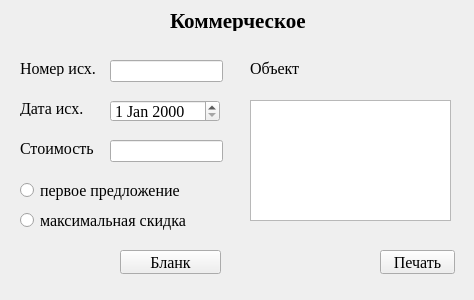
<?xml version="1.0" encoding="UTF-8"?>
<ui version="4.0">
 <class>Form</class>
 <widget class="QWidget" name="Form">
  <property name="geometry">
   <rect>
    <x>0</x>
    <y>0</y>
    <width>474</width>
    <height>300</height>
   </rect>
  </property>
  <property name="windowTitle">
   <string>Form</string>
  </property>
  <widget class="QPushButton" name="b_print">
   <property name="geometry">
    <rect>
     <x>380</x>
     <y>250</y>
     <width>75</width>
     <height>24</height>
    </rect>
   </property>
   <property name="font">
    <font>
     <family>Times New Roman</family>
     <pointsize>12</pointsize>
    </font>
   </property>
   <property name="text">
    <string>Печать</string>
   </property>
  </widget>
  <widget class="QLineEdit" name="number">
   <property name="geometry">
    <rect>
     <x>110</x>
     <y>60</y>
     <width>113</width>
     <height>22</height>
    </rect>
   </property>
   <property name="font">
    <font>
     <family>Times New Roman</family>
     <pointsize>12</pointsize>
    </font>
   </property>
  </widget>
  <widget class="QDateEdit" name="date">
   <property name="geometry">
    <rect>
     <x>110</x>
     <y>100</y>
     <width>110</width>
     <height>22</height>
    </rect>
   </property>
   <property name="font">
    <font>
     <family>Times New Roman</family>
     <pointsize>12</pointsize>
    </font>
   </property>
  </widget>
  <widget class="QLabel" name="label">
   <property name="geometry">
    <rect>
     <x>170</x>
     <y>10</y>
     <width>161</width>
     <height>21</height>
    </rect>
   </property>
   <property name="font">
    <font>
     <family>Times New Roman</family>
     <pointsize>16</pointsize>
     <bold>true</bold>
    </font>
   </property>
   <property name="text">
    <string>Коммерческое</string>
   </property>
  </widget>
  <widget class="QLabel" name="label_2">
   <property name="geometry">
    <rect>
     <x>20</x>
     <y>60</y>
     <width>81</width>
     <height>16</height>
    </rect>
   </property>
   <property name="font">
    <font>
     <family>Times New Roman</family>
     <pointsize>12</pointsize>
    </font>
   </property>
   <property name="text">
    <string>Номер исх.</string>
   </property>
  </widget>
  <widget class="QLabel" name="label_3">
   <property name="geometry">
    <rect>
     <x>20</x>
     <y>100</y>
     <width>81</width>
     <height>16</height>
    </rect>
   </property>
   <property name="font">
    <font>
     <family>Times New Roman</family>
     <pointsize>12</pointsize>
    </font>
   </property>
   <property name="text">
    <string>Дата исх.</string>
   </property>
  </widget>
  <widget class="QLineEdit" name="price">
   <property name="geometry">
    <rect>
     <x>110</x>
     <y>140</y>
     <width>113</width>
     <height>22</height>
    </rect>
   </property>
   <property name="font">
    <font>
     <family>Times New Roman</family>
     <pointsize>12</pointsize>
    </font>
   </property>
  </widget>
  <widget class="QLabel" name="label_4">
   <property name="geometry">
    <rect>
     <x>20</x>
     <y>140</y>
     <width>81</width>
     <height>16</height>
    </rect>
   </property>
   <property name="font">
    <font>
     <family>Times New Roman</family>
     <pointsize>12</pointsize>
    </font>
   </property>
   <property name="text">
    <string>Стоимость</string>
   </property>
  </widget>
  <widget class="QRadioButton" name="rb_kp1">
   <property name="geometry">
    <rect>
     <x>20</x>
     <y>180</y>
     <width>171</width>
     <height>20</height>
    </rect>
   </property>
   <property name="font">
    <font>
     <family>Times New Roman</family>
     <pointsize>12</pointsize>
    </font>
   </property>
   <property name="text">
    <string>первое предложение</string>
   </property>
  </widget>
  <widget class="QRadioButton" name="rb_kp2">
   <property name="geometry">
    <rect>
     <x>20</x>
     <y>210</y>
     <width>181</width>
     <height>20</height>
    </rect>
   </property>
   <property name="font">
    <font>
     <family>Times New Roman</family>
     <pointsize>12</pointsize>
    </font>
   </property>
   <property name="text">
    <string>максимальная скидка</string>
   </property>
  </widget>
  <widget class="QTextEdit" name="object">
   <property name="geometry">
    <rect>
     <x>250</x>
     <y>100</y>
     <width>201</width>
     <height>121</height>
    </rect>
   </property>
   <property name="font">
    <font>
     <family>Times New Roman</family>
     <pointsize>12</pointsize>
    </font>
   </property>
  </widget>
  <widget class="QLabel" name="label_5">
   <property name="geometry">
    <rect>
     <x>250</x>
     <y>60</y>
     <width>49</width>
     <height>16</height>
    </rect>
   </property>
   <property name="font">
    <font>
     <family>Times New Roman</family>
     <pointsize>12</pointsize>
    </font>
   </property>
   <property name="text">
    <string>Объект</string>
   </property>
  </widget>
  <widget class="QPushButton" name="b_expl">
   <property name="geometry">
    <rect>
     <x>120</x>
     <y>250</y>
     <width>101</width>
     <height>24</height>
    </rect>
   </property>
   <property name="font">
    <font>
     <family>Times New Roman</family>
     <pointsize>12</pointsize>
    </font>
   </property>
   <property name="text">
    <string>Бланк</string>
   </property>
  </widget>
 </widget>
 <resources/>
 <connections/>
</ui>
